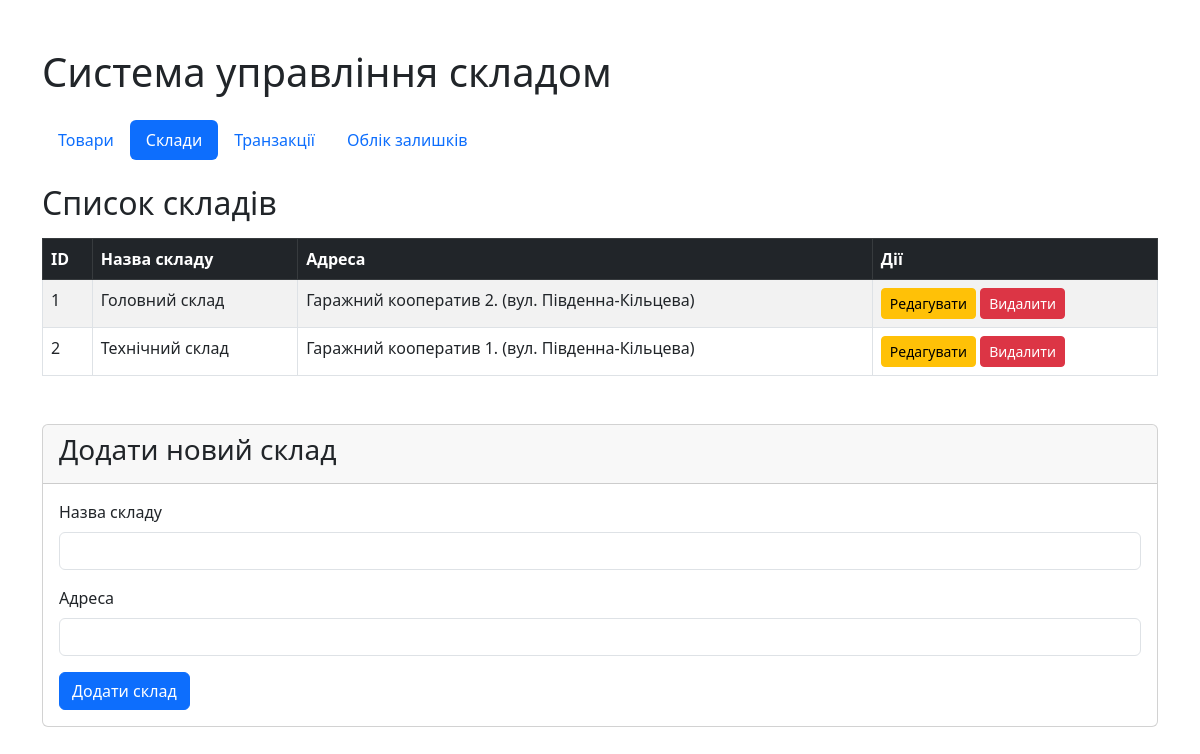
The page /warehouses on the database as committed earlier.
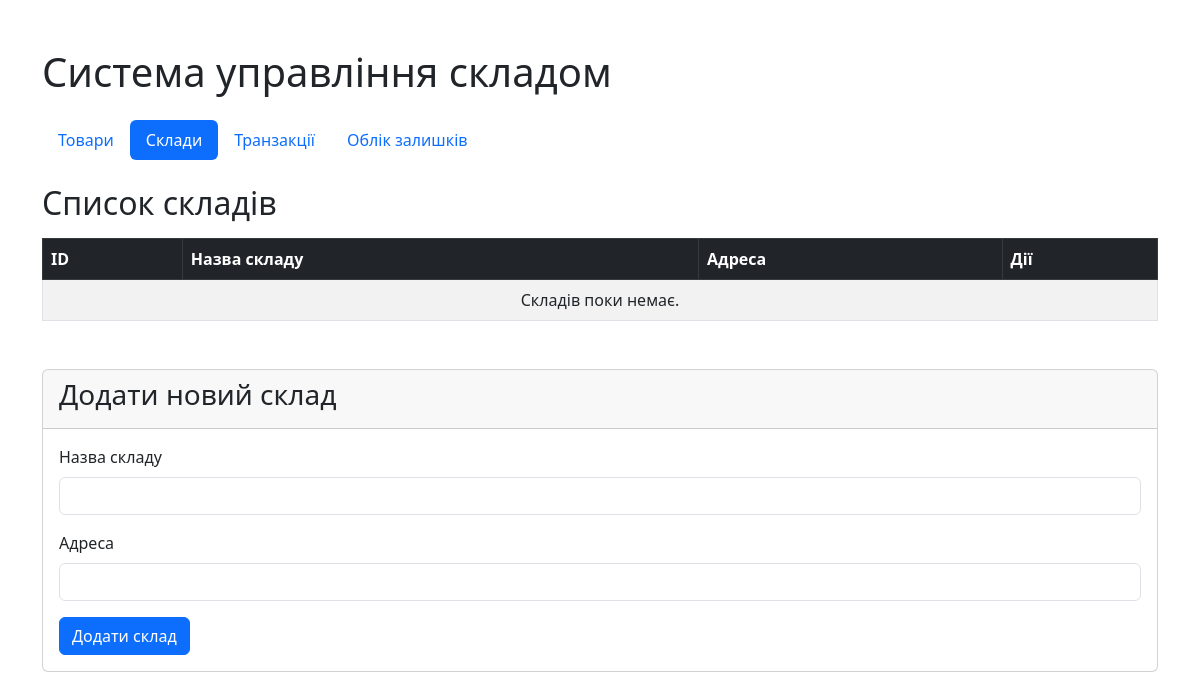
The same page on the database as committed later.
### tables this page shows
CREATE TABLE warehouses (
            id INTEGER PRIMARY KEY AUTOINCREMENT,
            name TEXT NOT NULL,
            address TEXT NOT NULL
        );

### main.py (the view)
@app.get("/warehouses", response_class=HTMLResponse)
def warehouses_page(request: Request):
    warehouses = warehouse_manager.get_all()
    return templates.TemplateResponse(
        request=request,
        name="warehouses.html",
        context={"warehouses": warehouses}
    )

### templates/warehouses.html (shortened to what this page needs)
<!DOCTYPE html>
<html lang="uk">
<head>
    <link href="https://cdn.jsdelivr.net/npm/bootstrap@5.3.0/dist/css/bootstrap.min.css" rel="stylesheet">
</head>
<body>
    <div class="container mt-5">
        <h1 class="mb-4">Система управління складом</h1>
        <ul class="nav nav-pills mb-4">
            <li class="nav-item">
                <a class="nav-link" href="/">Товари</a>
            </li>
            <li class="nav-item">
                <a class="nav-link active" href="/warehouses">Склади</a>
            </li>
            <li class="nav-item">
                <a class="nav-link" href="/transactions">Транзакції</a>
            </li>
            <li class="nav-item">
                <a class="nav-link" href="/balances">Облік залишків</a>
            </li>
        </ul>
        <h2>Список складів</h2>
        <table class="table table-bordered table-striped mt-3">
            <thead class="table-dark">
                <tr>
                    <th>ID</th>
                    <th>Назва складу</th>
                    <th>Адреса</th>
                    <th>Дії</th>
                </tr>
            </thead>
            <tbody>
                {% for warehouse in warehouses %}
                <tr>
                    <td>{{ warehouse.id }}</td>
                    <td>{{ warehouse.name }}</td>
                    <td>{{ warehouse.address }}</td>
                    <td>
                        <a href="/edit_warehouse/{{ warehouse.id }}" class="btn btn-warning btn-sm">Редагувати</a>
                        <a href="/delete_warehouse/{{ warehouse.id }}" class="btn btn-danger btn-sm">Видалити</a>
                    </td>
                </tr>
                {% else %}
                <tr>
                    <td colspan="4" class="text-center">Складів поки немає.</td>
                </tr>
                {% endfor %}
            </tbody>
        </table>
        <div class="card mt-5">
            <div class="card-header">
                <h3>Додати новий склад</h3>
            </div>
            <div class="card-body">
                <form action="/add_warehouse" method="post">
                    <div class="mb-3">
                        <label for="name" class="form-label">Назва складу</label>
                        <input type="text" class="form-control" id="name" name="name" required>
                    </div>
                    <div class="mb-3">
                        <label for="address" class="form-label">Адреса</label>
                        <input type="text" class="form-control" id="address" name="address" required>
                    </div>
                    <button type="submit" class="btn btn-primary">Додати склад</button>
                </form>
            </div>
        </div>
    </div>
</body>
</html>

Rows that differ between the two databases and show on the page:
removed warehouses: id "1", name "Головний склад", address "Гаражний кооператив 2. (вул. Південна-Кільцева)"
removed warehouses: id "2", name "Технічний склад", address "Гаражний кооператив 1. (вул. Південна-Кільцева)"
Other text that changed with them:
text now shown: "Складів поки немає."
